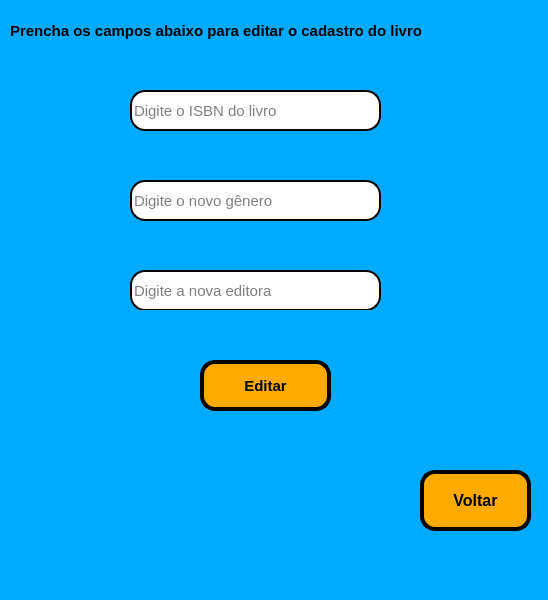
<?xml version="1.0" encoding="UTF-8"?>
<ui version="4.0">
 <class>MainWindow</class>
 <widget class="QMainWindow" name="MainWindow">
  <property name="geometry">
   <rect>
    <x>0</x>
    <y>0</y>
    <width>548</width>
    <height>600</height>
   </rect>
  </property>
  <property name="windowTitle">
   <string>Editar Livro</string>
  </property>
  <property name="styleSheet">
   <string notr="true">background-color: rgb(0, 170, 255);</string>
  </property>
  <widget class="QWidget" name="centralwidget">
   <widget class="QLabel" name="label_3">
    <property name="geometry">
     <rect>
      <x>140</x>
      <y>130</y>
      <width>321</width>
      <height>41</height>
     </rect>
    </property>
    <property name="font">
     <font>
      <pointsize>11</pointsize>
      <weight>75</weight>
      <bold>true</bold>
     </font>
    </property>
    <property name="styleSheet">
     <string notr="true">color: rgb(255, 85, 0);</string>
    </property>
    <property name="text">
     <string/>
    </property>
   </widget>
   <widget class="QLineEdit" name="editora">
    <property name="geometry">
     <rect>
      <x>130</x>
      <y>270</y>
      <width>251</width>
      <height>41</height>
     </rect>
    </property>
    <property name="font">
     <font>
      <pointsize>11</pointsize>
     </font>
    </property>
    <property name="styleSheet">
     <string notr="true">background-color: rgb(255, 255, 255);
border-radius: 15px;
border-style: outset;
border-width: 2px;</string>
    </property>
    <property name="inputMask">
     <string/>
    </property>
    <property name="text">
     <string/>
    </property>
    <property name="placeholderText">
     <string>Digite a nova editora</string>
    </property>
   </widget>
   <widget class="QLabel" name="label_4">
    <property name="geometry">
     <rect>
      <x>90</x>
      <y>90</y>
      <width>31</width>
      <height>31</height>
     </rect>
    </property>
    <property name="text">
     <string/>
    </property>
    <property name="pixmap">
     <pixmap>isbn.png</pixmap>
    </property>
    <property name="scaledContents">
     <bool>true</bool>
    </property>
   </widget>
   <widget class="QPushButton" name="pushButton_7">
    <property name="geometry">
     <rect>
      <x>420</x>
      <y>470</y>
      <width>111</width>
      <height>61</height>
     </rect>
    </property>
    <property name="font">
     <font>
      <pointsize>12</pointsize>
      <weight>75</weight>
      <bold>true</bold>
     </font>
    </property>
    <property name="styleSheet">
     <string notr="true">background-color: rgb(255, 170, 0);
border-radius: 15px;
border-style: outset;
border-width: 4px;
border-color: black;</string>
    </property>
    <property name="text">
     <string>Voltar</string>
    </property>
    <property name="icon">
     <iconset>
      <normaloff>voltar.png</normaloff>voltar.png</iconset>
    </property>
   </widget>
   <widget class="QLabel" name="label_6">
    <property name="geometry">
     <rect>
      <x>90</x>
      <y>270</y>
      <width>31</width>
      <height>31</height>
     </rect>
    </property>
    <property name="text">
     <string/>
    </property>
    <property name="pixmap">
     <pixmap>editar-texto.png</pixmap>
    </property>
    <property name="scaledContents">
     <bool>true</bool>
    </property>
   </widget>
   <widget class="QLineEdit" name="ISBN">
    <property name="geometry">
     <rect>
      <x>130</x>
      <y>90</y>
      <width>251</width>
      <height>41</height>
     </rect>
    </property>
    <property name="font">
     <font>
      <pointsize>11</pointsize>
     </font>
    </property>
    <property name="styleSheet">
     <string notr="true">background-color: rgb(255, 255, 255);
border-radius: 15px;
border-style: outset;
border-width: 2px;</string>
    </property>
    <property name="inputMask">
     <string/>
    </property>
    <property name="text">
     <string/>
    </property>
    <property name="placeholderText">
     <string>Digite o ISBN do livro</string>
    </property>
   </widget>
   <widget class="QLabel" name="label_5">
    <property name="geometry">
     <rect>
      <x>90</x>
      <y>190</y>
      <width>31</width>
      <height>31</height>
     </rect>
    </property>
    <property name="text">
     <string/>
    </property>
    <property name="pixmap">
     <pixmap>genero.png</pixmap>
    </property>
    <property name="scaledContents">
     <bool>true</bool>
    </property>
   </widget>
   <widget class="QLabel" name="label_2">
    <property name="geometry">
     <rect>
      <x>140</x>
      <y>310</y>
      <width>321</width>
      <height>41</height>
     </rect>
    </property>
    <property name="font">
     <font>
      <pointsize>11</pointsize>
      <weight>75</weight>
      <bold>true</bold>
     </font>
    </property>
    <property name="text">
     <string/>
    </property>
   </widget>
   <widget class="QLineEdit" name="genero">
    <property name="geometry">
     <rect>
      <x>130</x>
      <y>180</y>
      <width>251</width>
      <height>41</height>
     </rect>
    </property>
    <property name="font">
     <font>
      <pointsize>11</pointsize>
     </font>
    </property>
    <property name="styleSheet">
     <string notr="true">background-color: rgb(255, 255, 255);
border-radius: 15px;
border-style: outset;
border-width: 2px;</string>
    </property>
    <property name="inputMask">
     <string/>
    </property>
    <property name="text">
     <string/>
    </property>
    <property name="placeholderText">
     <string>Digite o novo gênero</string>
    </property>
   </widget>
   <widget class="QLabel" name="label">
    <property name="geometry">
     <rect>
      <x>10</x>
      <y>0</y>
      <width>541</width>
      <height>61</height>
     </rect>
    </property>
    <property name="font">
     <font>
      <pointsize>11</pointsize>
      <weight>75</weight>
      <bold>true</bold>
     </font>
    </property>
    <property name="text">
     <string>Prencha os campos abaixo para editar o cadastro do livro</string>
    </property>
   </widget>
   <widget class="QPushButton" name="pushButton">
    <property name="geometry">
     <rect>
      <x>200</x>
      <y>360</y>
      <width>131</width>
      <height>51</height>
     </rect>
    </property>
    <property name="font">
     <font>
      <pointsize>11</pointsize>
      <weight>75</weight>
      <bold>true</bold>
     </font>
    </property>
    <property name="styleSheet">
     <string notr="true">background-color: rgb(255, 170, 0);
border-radius: 15px;
border-style: outset;
border-width: 4px;
border-color: black;</string>
    </property>
    <property name="text">
     <string>Editar</string>
    </property>
   </widget>
  </widget>
  <widget class="QMenuBar" name="menubar">
   <property name="geometry">
    <rect>
     <x>0</x>
     <y>0</y>
     <width>548</width>
     <height>26</height>
    </rect>
   </property>
  </widget>
  <widget class="QStatusBar" name="statusbar"/>
 </widget>
 <resources/>
 <connections/>
</ui>
